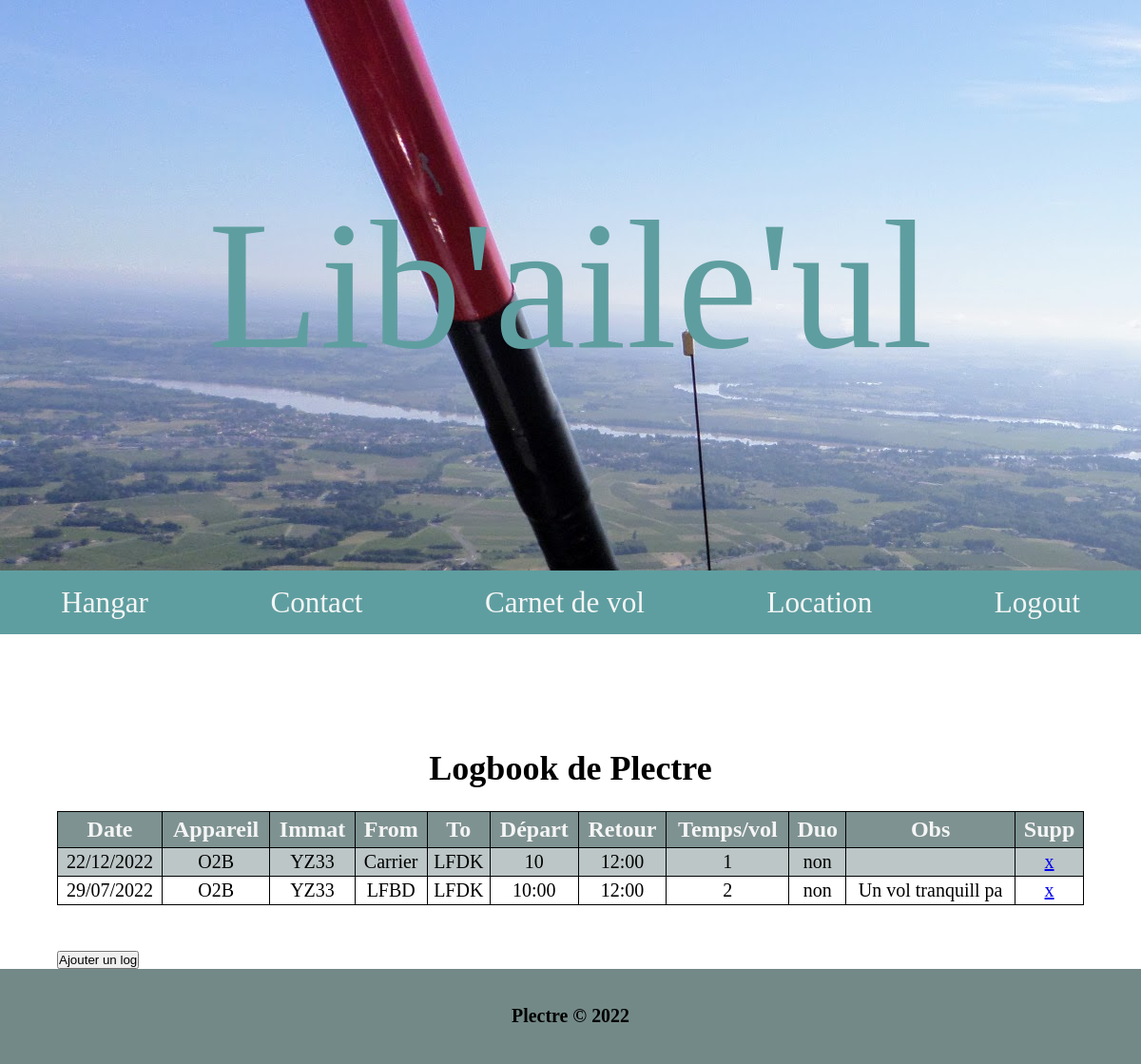
The app's page /logbook/ (signed in), older data.
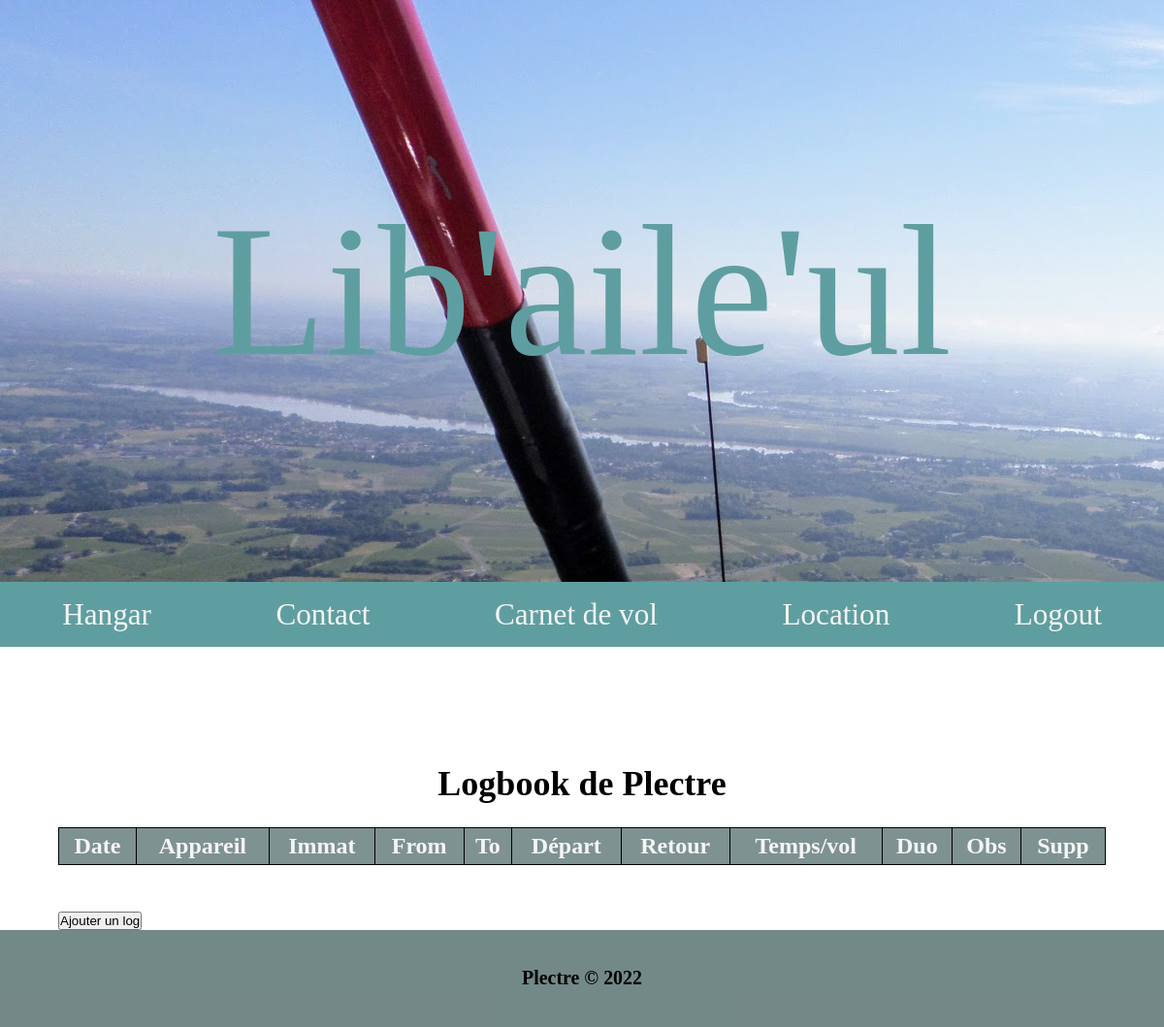
The same page, newer data.
### logbook/models.py (models this page shows, shortened)
class LogBook(models.Model):
    user = models.CharField(max_length=20, default="noname")
    date = models.CharField(max_length=20)
    aircraft = models.CharField(max_length=20)
    ident = models.CharField(max_length=20)
    from_airport = models.CharField(max_length=20)
    to_airport = models.CharField(max_length=20)
    start = models.CharField(max_length=20)
    stop = models.CharField(max_length=20)
    flyTime = models.CharField(max_length=20)
    duo = models.BooleanField(default=False, blank=True)
    observations = models.TextField(max_length=200, blank=True, null=True)

### logbook/views.py (the view)
# urls.py: path('', views.index, name='index'),
def index(request):
    logs = LogBook.objects.filter(user=request.user.username)
    context = {
        'logs':logs,
    }
    return render(request, 'logbook/index.html', context)

### logbook/templates/logbook/index.html (shortened to what this page needs)
{% extends 'hangar/base.html' %}
{% block content %}
<div class="logbook">
    <div class="logbook-table">
        <table>
            <caption><h2>Logbook de {{ user.username|capfirst }}</h2></caption>
            <thead>
                    <tr>
                        <th>Date</th>
                        <th>Appareil</th>
                        <th>Immat</th>
                        <th>From</th>
                        <th>To</th>
                        <th>Départ</th>
                        <th>Retour</th>
                        <th>Temps/vol</th>
                        <th>Duo</th>
                        <th>Obs</th>
                        <th>Supp</th>
                    </tr>
                </thead>
            </div>
            <tbody>
                {% for log in logs %}
                <tr>
                    <td>{{ log.date }}</td>
                    <td>{{ log.aircraft }}</td>
                    <td>{{ log.ident }}</td>
                    <td>{{ log.from_airport }}</td>
                    <td>{{ log.to_airport }}</td>
                    <td>{{ log.start }}</td>
                    <td>{{ log.stop }}</td>
                    <td>{{ log.flyTime }}</td>
                    {% if log.duo %}
                    <td>oui</td>
                    {% else %}
                    <td>non</td>
                    {% endif %}
                    <td>{{ log.observations }}</td>
                    <td><a href="{% url 'logbook:delete' log_id=log.id %}">x</a></td>
                </tr>
                {% endfor%}
            </tbody>
    </div>
    <div class="logbook-btn-add">
        <a href="{% url 'logbook:form' %}">
            <button>Ajouter un log</button>
        </a>
    </div>
</div>
{% endblock %}

### hangar/templates/hangar/base.html (shortened to what this page needs)
{% load static %}
<html lang="fr">
<head>
    <link rel="stylesheet" type="text/css" href="{% static 'css/main.css' %}">
</head>
<body>
    <div class="container">
        {% include 'hangar/baniere.html' %}
        {% include 'hangar/nav.html' %}
        <div class="main-content">
        {% block content %}{% endblock %}
        </div>
        {% include 'hangar/footer.html' %}
</body>
</html>

### hangar/templates/hangar/baniere.html
{% load static %}
<div class="baniere">
    <a class="baniere-title" href="{% url 'hangar:index' %}">Lib'aile'ul</a>
  </div>

### hangar/templates/hangar/nav.html
{% load static %}
<div class="navbar-links">
  <a href="{% url 'hangar:index' %}">Hangar</a>
    <a href="#">Contact</a>
    {% if user.is_authenticated %}
    <a  href="{% url 'logbook:index' %}">Carnet de vol</a>
    <a  href="{% url 'location:index' %}">Location</a>
    <a  href="{% url 'account:logout' %}">Logout</a>
    {% else %}
    <a  href="{% url 'account:login' %}">Login</a>
    {% endif %}
</div>

### hangar/templates/hangar/footer.html
<div class="footer">
    <h5>Plectre &copy; 2022</h5>
</div>

### hangar/static/css/main.css (style rules this page uses)
:root { font-size: 15px; }
* { margin: 0; padding:0; box-sizing: border-box; }
.container { display:flex; width: 100vw; flex-direction: column; height:max-content; }
.baniere { display: flex; flex-direction: column; height: 180px; background: url('./img/BG.jpg'); background-repeat: no-repeat; }
.baniere-title { font-size: 6rem; text-decoration: none; color: cadetblue; margin: auto; text-align: center; }
.navbar-links { display: flex; text-align: center; margin-bottom: 2em; background-color: cadetblue; }
.navbar-links a { display: flex; flex: auto; justify-content: space-evenly; font-size: 1.3em; padding: 0.5em 0.2em; text-decoration: none; color: whitesmoke; }
.main-content { display: flex; flex-direction: column; width: 100vw; overflow:auto; }
.logbook-table table { margin-top:2em; margin-bottom: 2em; border-collapse: collapse; }
.logbook-table caption { padding: 1em; }
.logbook-table thead, th { padding: 0.2em; border: 1px solid black; text-align: center; background-color: rgba(107, 130, 128, 0.50); color:whitesmoke; }
.logbook-btn-add { display: flex; }
.logbook tr:nth-child(odd) { background-color: rgba(107, 130, 128, 0.450); }
.footer { display: flex; height: 100px; width: 100vw; background-color: rgba(107, 130, 128, 0.942); justify-content: center; align-items: center; }
@media only screen and (min-width: 1000px) { :root { font-size: 1.5rem; } }
@media only screen and (min-width: 1000px) { .baniere { height: 600px; } }
@media only screen and (min-width: 1000px) { .baniere-title { font-size: 8rem; } }
@media only screen and (min-width: 1000px) { .main-content { display: flex; flex-direction: column; width: 90vw; align-self: center; } }
@media only screen and (min-width: 1000px) { .logbook-table { width: 90vw; display: flex; flex-direction: column; } }
@media only screen and (min-width: 1000px) { .logbook-table table { font-size: 1em; } }

Row changes from the older to the newer data that the page shows:
removed LogBook: date "22/12/2022", aircraft "O2B", ident "YZ33", from_airport "Carrier", to_airport "LFDK", start "10", stop "12:00", flyTime "1", duo "non"
removed LogBook: date "29/07/2022", aircraft "O2B", ident "YZ33", from_airport "LFBD", to_airport "LFDK", start "10:00", stop "12:00", flyTime "2", duo "non", observations "Un vol tranquill pa"
